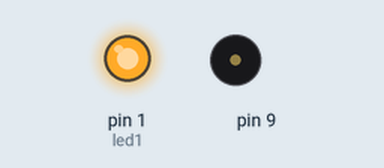
This sketch was run on a simulated Arduino Uno, built with avr-gcc and run on an emulated ATmega328P. Shown: output pins drawn as LEDs (lit = HIGH), buzzer (waves = sounding).

Above: at 42.0 s.
At 43.5 s:
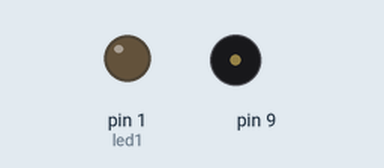
Timing chart, 0 to 44.5 s (numbered marks = the images above):
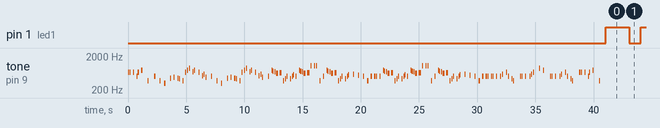

The sketch:

super_Mario.ino
```cpp
int portSpeak(9);  //porta ligada no speaker
int led1 = 1;
//melodia do MARIO THEME
int melodia[] = {660,660,660,510,660,770,380,510,380,320,440,480,450,430,380,660,760,860,700,760,660,520,580,480,510,380,320,440,480,450,430,380,660,760,860,700,760,660,520,580,480,500,760,720,680,620,650,380,430,500,430,500,570,500,760,720,680,620,650,1020,1020,1020,380,500,760,720,680,620,650,380,430,500,430,500,570,585,550,500,380,500,500,500,500,760,720,680,620,650,380,430,500,430,500,570,500,760,720,680,620,650,1020,1020,1020,380,500,760,720,680,620,650,380,430,500,430,500,570,585,550,500,380,500,500,500,500,500,500,500,580,660,500,430,380,500,500,500,500,580,660,870,760,500,500,500,500,580,660,500,430,380,660,660,660,510,660,770,380};

//duraçao de cada nota
int duracaodasnotas[] = {100,100,100,100,100,100,100,100,100,100,100,80,100,100,100,80,50,100,80,50,80,80,80,80,100,100,100,100,80,100,100,100,80,50,100,80,50,80,80,80,80,100,100,100,100,150,150,100,100,100,100,100,100,100,100,100,100,150,200,80,80,80,100,100,100,100,100,150,150,100,100,100,100,100,100,100,100,100,100,100,100,100,100,100,100,100,150,150,100,100,100,100,100,100,100,100,100,100,150,200,80,80,80,100,100,100,100,100,150,150,100,100,100,100,100,100,100,100,100,100,100,100,100,60,80,60,80,80,80,80,80,80,60,80,60,80,80,80,80,80,60,80,60,80,80,80,80,80,80,100,100,100,100,100,100,100};

void setup() {
  //for para tocar as 156 notas começando no 0 ate 156 ++ incrementado
        for (int nota = 0; nota < 156; nota++) {
         pinMode (led1, OUTPUT);

              int duracaodanota = duracaodasnotas[nota];
              tone(portSpeak, melodia[nota],duracaodanota);
  //pausa depois das notas
              int pausadepoisdasnotas[] ={150,300,300,100,300,550,575,450,400,500,300,330,150,300,200,200,150,300,150,350,300,150,150,500,450,400,500,300,330,150,300,200,200,150,300,150,350,300,150,150,500,300,100,150,150,300,300,150,150,300,150,100,220,300,100,150,150,300,300,300,150,300,300,300,100,150,150,300,300,150,150,300,150,100,420,450,420,360,300,300,150,300,300,100,150,150,300,300,150,150,300,150,100,220,300,100,150,150,300,300,300,150,300,300,300,100,150,150,300,300,150,150,300,150,100,420,450,420,360,300,300,150,300,150,300,350,150,350,150,300,150,600,150,300,350,150,150,550,325,600,150,300,350,150,350,150,300,150,600,150,300,300,100,300,550,575};
              delay(pausadepoisdasnotas[nota]);}

              noTone(portSpeak);
}

void loop() {

  digitalWrite(led1, HIGH);
   delay(2000); //fica dois segundos acesa;
   digitalWrite(led1, LOW);
   delay(1000); //fica um segunod desligada;

}
```

Measured:
- by itself, pin 1 (led1): alternates HIGH for 2.0 s and LOW for 1.0 s
